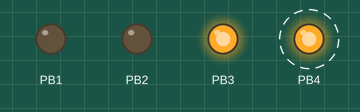
The sketch below on a simulated ATtiny85, built with avr-gcc and run on an emulated ATtiny85. Parts: output pins drawn as LEDs (lit = HIGH). Dashed ring = blinking.

Above: at 0.05 s.
Timing chart, 0 to 3.0 s (numbered marks = the images above):
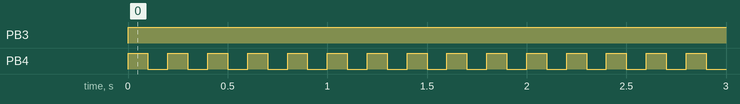

Measured:
- by itself, PB3: LOW → HIGH at 0.00 s
- by itself, PB4: alternates HIGH for 0.10 s and LOW for 0.10 s

The sketch:

attiny_85_prog.ino
```cpp
/*************************Notes********************************
All page number is referred to ATtiny 85 datasheet unless state otherwise
1. To run assembly in Arduino: __asm__("nop"); __asm__("ldi r16, 0x02");
2. To set a bit: bitwise or; Ex. PORTB |= 1 << PORTB3; pull PB3 high
3. To clear a bit: invert, then bitwise and; Ex. PORTB &= ~(1 << PORTB3);
4. PB5 cannot be set as input when using arduino bootloader
5. When using three-wire mode as SPI, DO pin must be set as output manually if simultaneous receive and transmit is required; Ex. DDRB |= 1<<PORTB1; p117
6. In this code, CLK falling edge has been used to trigger SPI comm. SPI master (Not ATtiny85) needs to use MODE3
7. ATtiny85 SPI is compatible with SPI mode0 and mode3
***************************************************************/

#include <stdlib.h>
#include <inttypes.h>
#include <util/delay.h>
#include <avr/interrupt.h>
#include <avr/io.h>

#define PINB5_set 0x20
#define PINB4_set 0x10
#define PINB3_set 0x08
#define PINB2_set 0x04
#define PINB1_set 0x02
//#define PINB0_set 0x01

#define MASTER true
#define SLAVE false
#define MODE0 0
#define MODE3 3

void spi_setup();
void spi_master_setup();
void spi_slave_setup();
void spi_transfer(uint8_t *DI, uint8_t *DO, boolean state);

int main(void){
  DDRB |= 1<<DDB3;  //set PB3 as output;  p55
  PORTB &= ~(1<<PORTB3);  //pull PB3 low

  DDRB |= 1<<DDB4;  //set PB4 as output; p55
  PORTB &= ~(1<<PORTB4);  //pull PB4 low

  uint8_t spi_mode = MODE0;
  spi_setup();
  //spi_slave_setup();
  spi_master_setup(spi_mode);

  uint8_t spi_start = 0;
  uint8_t data_in = 0;
  uint8_t data_out = 0xAB;

  const uint8_t data_size = 3; //in bytes
  uint8_t data_in_array[data_size];

  uint8_t data_out_array[4] = {0xAA,0xBB,0xCC,0xDD};
  uint8_t deca_wave_array1[3]={0xE6,0x08,0xF0};
  uint8_t deca_wave_array2[3]={0xE6,0x0C,0xFF};

  while (1) {
    PORTB |= (1<<PORTB3);  //pull PB3 high = isolate clk
    PORTB |= 1<<PORTB4;  //pull PB4 high = turn on led + slave select
    for(uint8_t i = 0; i < data_size; ++i){
      spi_transfer(&data_in_array[i], &deca_wave_array1[i], MASTER);  //spi transaction
      //spi_transfer(&data_in_array[i], &deca_wave_array1[i], MASTER, spi_mode);  //spi transaction
    }
    _delay_ms(100);
    //PORTB &= ~(1<<PORTB4);  //pull PB4 low = turn off led + slave select
    //_delay_ms(100);
    //PORTB |= 1<<PORTB4;  //pull PB4 high = turn on led + slave select
    //PORTB &= ~(1<<PORTB3);  //pull PB3 low
    for(uint8_t i = 0; i < data_size; ++i){
      spi_transfer(&data_in_array[i], &deca_wave_array2[i], MASTER);  //spi transaction
//      spi_transfer(&data_in_array[i], &deca_wave_array2[i], MASTER, spi_mode);  //spi transaction
    }
    PORTB &= ~(1<<PORTB4);  //pull PB4 low = turn off led + slave select
    _delay_ms(100);

  }
}

void spi_setup(){
  USICR &= ~(1<<USIWM1);  //three-wire mode; p117
  USICR |= 1<<USIWM0;  //three-wire mode; p117
  DDRB &= ~(1<<PORTB1); //use spi as uni-directional setup, set DO pin as input = do not output any data when receving; p117
}

void spi_master_setup(uint8_t mode){    //mode == mode0 or mode3
  USICR |= ((1<<USICS1)|(1<<USICLK));  //Software Strobe; Positive edge; count both edges; p118
  USICR &= ~(1<<USICS0); //Software Strobe; Positive edge; count both edges; p118
  DDRB |= 1<<PORTB1;  //set DO pin as output = receive and transmit at the same time; p117
  DDRB |= 1<<PORTB2;  //set SCK as output

  if(mode == MODE0){
    PORTB &= ~(1<<PORTB2);  //mode 0; start up low
  } else if(mode == MODE3){
    PORTB |= 1<<PORTB2;  //mode 3; start up high
  }

  USISR |= 1<<USISIF;  //clear Start Condition flag
  USISR |= 1<<USIOIF;  //clear counter overflow flag
}

void spi_slave_setup(){
  USICR |= 1<<USICS1;  //External CLK; Positive edge; count both edges; p118
  USICR &= ~((1<<USICS0)|(1<<USICLK)); //External CLK; Positive edge; count both edges; p118

  DDRB &= ~(1<<PORTB2);  //set SCK as input

  USISR |= 1<<USISIF;  //clear Start Condition flag
  USISR |= 1<<USIOIF;  //clear counter overflow flag
}

void spi_transfer(uint8_t *DI, uint8_t *DO, boolean state){  //state == master or slave
  USIDR = *DO;  //store the content of DO to Data Reg to use as output data
  int8_t USI_SR = USISR & (1<<USIOIF);  //store overflow flag
  while(USI_SR == 0){          //if the overflow flag is not set
      if(state == MASTER) USICR |= 1<<USITC;  //toggling the pin to use as a clk; only for spi master
      USI_SR = USISR & (1<<USIOIF);      //store overflow flag
  }
  *DI = USIBR;  //store incoming data
  USISR |= 1<<USISIF;  //clear Start Condition flag
  USISR |= 1<<USIOIF;  //clear counter overflow flag
}

 /*********************Using C Style****************************************
 //------------------------Ex. 3: SPI transaction---------------------------
int main(void){
  DDRB |= 1<<DDB3;  //set PB3 as output;  p55
  PORTB &= ~(1<<PORTB3);  //pull PB3 low

  DDRB |= 1<<DDB4;  //set PB4 as output; p55
  PORTB &= ~(1<<PORTB4);  //pull PB4 low

  spi_slave_setup();

  uint8_t spi_start = 0;
  uint8_t data_in = 0;
  uint8_t data_out = 0xAB;

  while (1) {
    spi_start = USISR & (1<<USISIF);
    if(spi_start != 0){       //if start condition flag is set
      PORTB |= 1<<PORTB4;    //pull PB4 high = turn on LED at PB4

      spi_transfer(&data_in, &data_out);

      if(data_in == 0x09){  //if the address = 0x09
        PORTB |= 1<<PORTB3;  //pull PB3 high = turn on LED at PB3
        _delay_ms(500);
      }
    } else {
      PORTB &= ~(1<<PORTB4);  //pull PB4 low
      PORTB &= ~(1<<PORTB3);  //pull PB3 low
    }
  }
}
void spi_slave_setup(){
  USICR &= ~(1<<USIWM1);  //three-wire mode; p117
  USICR |= 1<<USIWM0;  //three-wire mode; p117
  DDRB |= 1<<PORTB1;  //use spi as bi-directional setup, set DO pin as output = receive and transmit at the same time; p117

  USICR |= 1<<USICS1;  //External CLK; Positive edge; count both edges; p118
  USICR &= ~((1<<USICS0)|(1<<USICLK)); //External CLK; Positive edge; count both edges; p118

  USISR |= 1<<USISIF;  //clear Start Condition flag
  USISR |= 1<<USIOIF;  //clear counter overflow flag
}

void spi_transfer(uint8_t *DI, uint8_t *DO){
  USIDR = *DO;  //store the content of DO to Data Reg
  int8_t USI_SR = USISR & (1<<USIOIF);  //store overflow flag
  while(USI_SR == 0){  //if overflow flag is not set
    USI_SR = USISR & (1<<USIOIF);
  }
  *DI = USIBR;
  USISR |= 1<<USISIF;  //clear Start Condition flag
  USISR |= 1<<USIOIF;  //clear counter overflow flag
}

 //-------Ex. 2; read from PortB0--------------
DDRB |= 1 << DDB3;  //set PB3 as output
PORTB |= 1 << PORTB3;  //pull PB3 high

DDRB &= ~(1 << DDB0);  //set PB0 as input
PORTB &= ~(1 << PORTB0);   //PB0 = input, No pull-up, tri-state;  p55

int8_t PB0_in = 0;

while (1) {
  PB0_in = PINB;   //read Input Pin

  if(PB0_in == 1){       //check input to PB0
    PORTB |= 1 << PORTB3;  //pull PB3 high
  } else {
    PORTB &= ~(1 << PORTB3);  //pull PB3 low
  }
}
 //-------Ex. 1; flash LED-----------------
DDRB = 0b00001000;    // set PB3 to be output
while (1) {
  // flash# 2:
  // set PB3 high
  PORTB = 0b00001000;
  _delay_ms(500);
  // set PB3 low
  PORTB = 0b00000000;
  _delay_ms(500);
}
 ********************************************************************************/
/*********************Using Arudino Style****************************************
  init();  //must be called before using arduino function; declared in Arduino.h; defined in wiring.c
  int led = 0;
  pinMode(led, OUTPUT);

  for(;;){
    digitalWrite(led, HIGH);   // turn the LED on (HIGH is the voltage level)
    delay(1000);               // wait for a second
    digitalWrite(led, LOW);    // turn the LED off by making the voltage LOW
    delay(1000);
  }
 ********************************************************************************/
```
